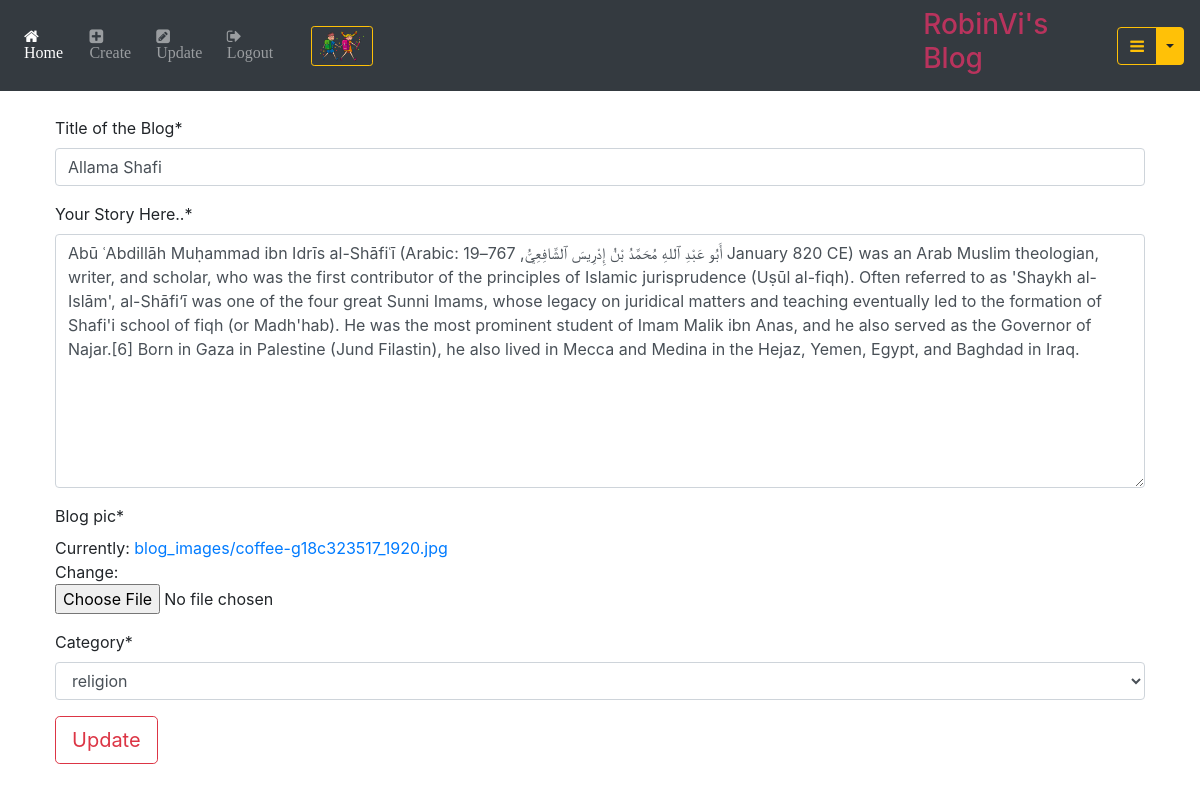
Page /blog/edit/3/ (signed in) on the committed database.
### login/models.py (models this page shows, shortened)
class UserProfile(models.Model):
    user = models.OneToOneField(User,related_name ='user_profile', on_delete = models.CASCADE)
    profile_pic = models.ImageField(upload_to='profile_pics')
    about_me = models.CharField(max_length=256,default='Hello buddy Welcome . Thanks for visiting my profile . Please send mail to conact me.')

### blog/models.py (models this page shows, shortened)
class Blog(models.Model):
    author = models.ForeignKey(User, on_delete = models.CASCADE,related_name='blog_author')
    blog_title = models.CharField(max_length =256, verbose_name= 'Title of the Blog')
    slug = models.SlugField(max_length =256,unique = True)
    blog_content = models.TextField(verbose_name='Your Story Here..')
    blog_pic = models.ImageField(upload_to='blog_images')
    category = models.CharField(max_length=20,choices=Category_Choices,default='general')
    publish_date = models.DateTimeField(auto_now_add=True)
    update_time = models.DateTimeField(auto_now=True)
    class Meta:
        ordering = ['-publish_date']

### blog/views.py (the view, shortened to what this page needs)
# urls.py: path('edit/<pk>/', views.UpdateBlog.as_view(), name='blog_edit'),
class UpdateBlog(LoginRequiredMixin, UpdateView):
    model = Blog
    fields = ('blog_title','blog_content','blog_pic','category')
    template_name = 'blog/blog_edit.html'

### templates/blog/blog_edit.html (shortened to what this page needs)
{% extends 'base.html' %}
{% load crispy_forms_tags %}
{% block content_block %}
{% if blog.author == user %}
<form method="POST">
{{form|crispy}}
<button type="submit" class="btn btn-outline-danger btn-lg">Update</button>
{% else %}
<p>You are not allowed to view this page.</p>
</form>
{% endif %}
{% endblock %}

### templates/base.html (shortened to what this page needs)
<!DOCTYPE html>
<html lang="en" dir="ltr">
  <head>
<link rel="stylesheet" href="https://maxcdn.bootstrapcdn.com/bootstrap/4.4.1/css/bootstrap.min.css">
<link rel="stylesheet" href="https://maxcdn.bootstrapcdn.com/font-awesome/4.7.0/css/font-awesome.min.css" >
  </head>
  <body>
    <nav class=" navbar navbar-expand-sm bg-dark navbar-dark">
      <ul class="navbar-nav">
        <li class="nav-item active">
          <a class="nav-link" href="{% url 'index' %}">
          <i class="fa fa-home" aria-hidden="true"> Home </i></a>
        </li>
        {% if user.is_authenticated %}
        <li class="nav-item ">
          <a class="nav-link" href="{% url 'blog:blog_create' %}">
            <i class="fa fa-plus-square" aria-hidden="true"> Create</i></a>
        </li>
        <li class="nav-item ">
          <a class="nav-link" href="{% url 'blog:my_blogs' %}">
            <i class="fa fa-pencil-square" aria-hidden="true"> Update</i></a>
        </li>
        <li class="nav-item ">
          <a class="nav-link" href="{% url 'login:logout' %}">
          <i class="fa fa-sign-out" aria-hidden="true"> Logout</i></a>
        </li>
      </ul>
  {% if user.user_profile %}
      <div class="nav-user-pic">
        <a  class="nav-user-pic-link" href="{% url 'login:profile' %}">
          <img style="margin-left:20px; max-width:70px;max-height:40px;" src="/media/{{ user.user_profile.profile_pic }}" alt="Profile_pic" class="btn btn-outline-warning btn-sm  float-right"></a>
      </div>
      {% else %}
      <div class="nav-user-pic">
        <a  class="nav-user-pic-link" href="{% url 'login:profile' %}">
          <img style="margin-left:20px; max-width:70px;max-height:40px;" src="/media/profile_pics/myavatar.png"  alt="Profile_pic" class="rounded float-right"></a>
      </div>
      {% endif %}
      <div class="nav-user-info" style="margin-left:550px;">
        <a class="nav-user-info-link" style="color:rgba(219, 50, 100, 0.8);" href="{% url 'index' %}">
            <h3 >{{user.username}}'s Blog</h3></a>
      </div>
      <div class="btn-group">
        <button type="button" class="btn btn-outline-warning ml-4"><i class="fa fa-bars" aria-hidden="true"></i></button>
        <button type="button" class="btn btn-warning dropdown-toggle dropdown-toggle-split" data-toggle="dropdown" aria-haspopup="true" aria-expanded="false">
        </button>
      {% endif %}
    </nav>
    <div class="container" style="padding:25px">
      {% block content_block %}
     {% endblock %}
    </div>
  </body>
</html>

### rows in the picture
Blog: blog_title "Allama Shafi", blog_content "Abū ʿAbdillāh Muḥammad ibn Idrīs al-Shāfiʿī (Arabic: أَبُو عَبْدِ ٱللهِ مُحَمَّدُ بْنُ إِدْرِيسَ ٱلشَّافِعِيُّ, 767–19 January 820 CE) was an Arab Muslim theologian, writer, and scholar, who was the first contributor of the principles of Islamic jurisprudence (Uṣūl al-fiqh). Often referred to as 'Shaykh al-Islām', al-Shāfi‘ī was one of the four great Sunni Imams, whose legacy on juridical matters and teaching eventually led to the formation of Shafi'i school of fiqh (or Madh'hab). He was the most prominent student of Imam Malik ibn Anas, and he also served as the Governor of Najar.[6] Born in Gaza in Palestine (Jund Filastin), he also lived in Mecca and Medina in the Hejaz, Yemen, Egypt,…", category "religion"

### other values in the picture
{{ user.username }} "RobinVi"
